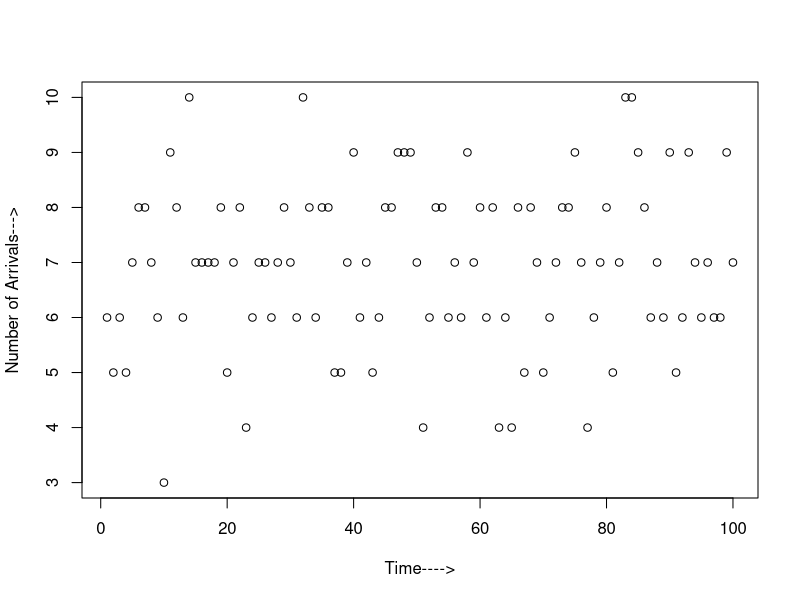
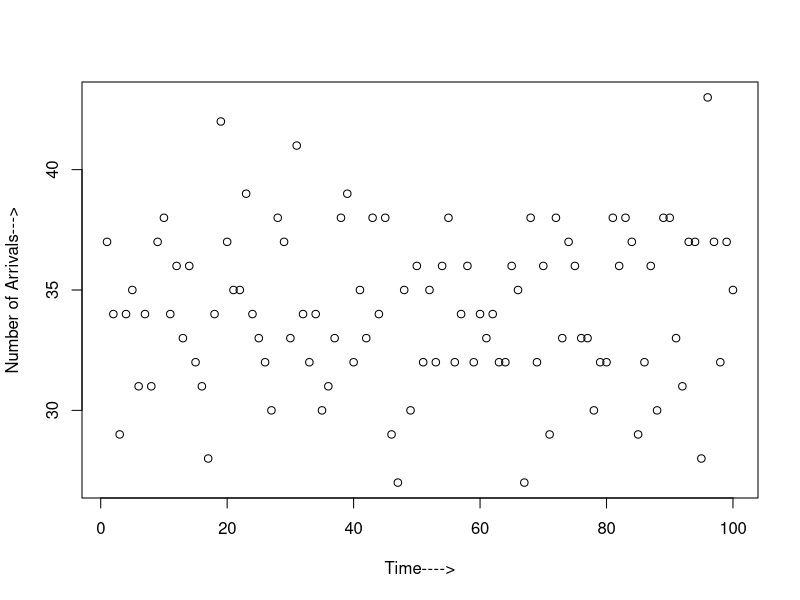
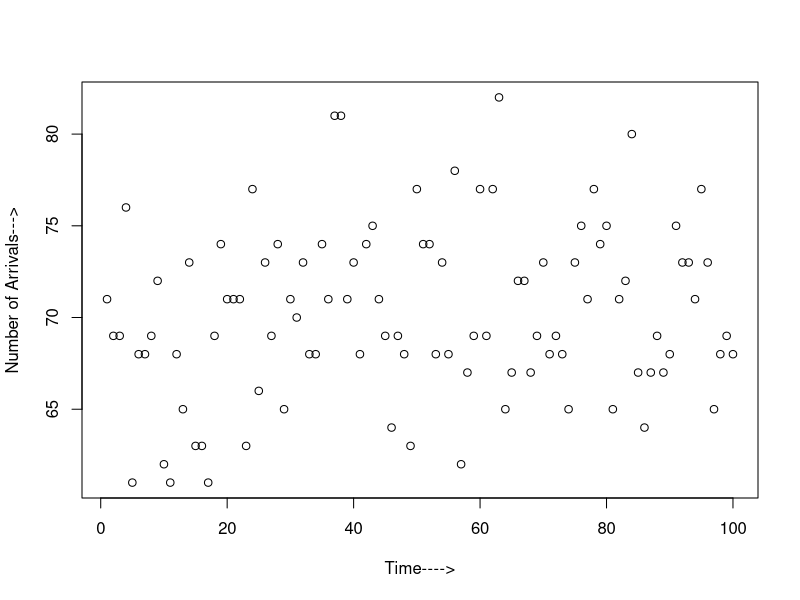
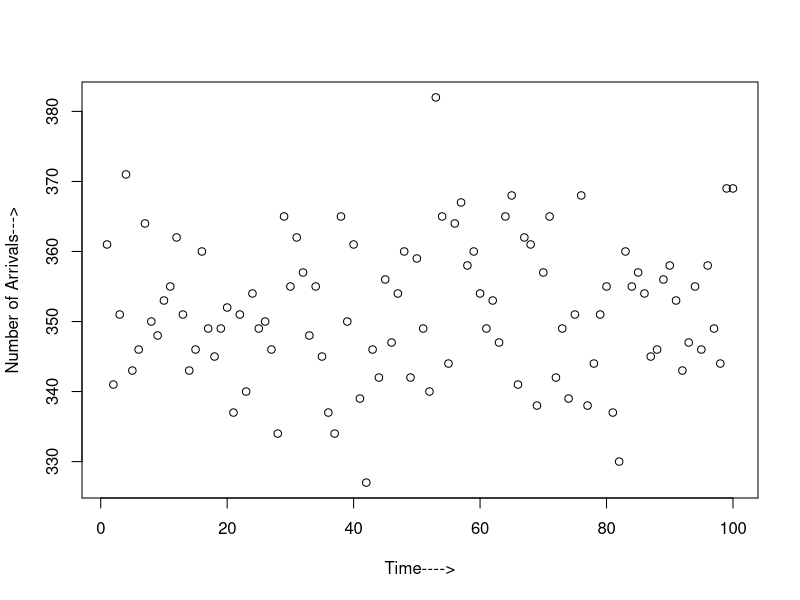
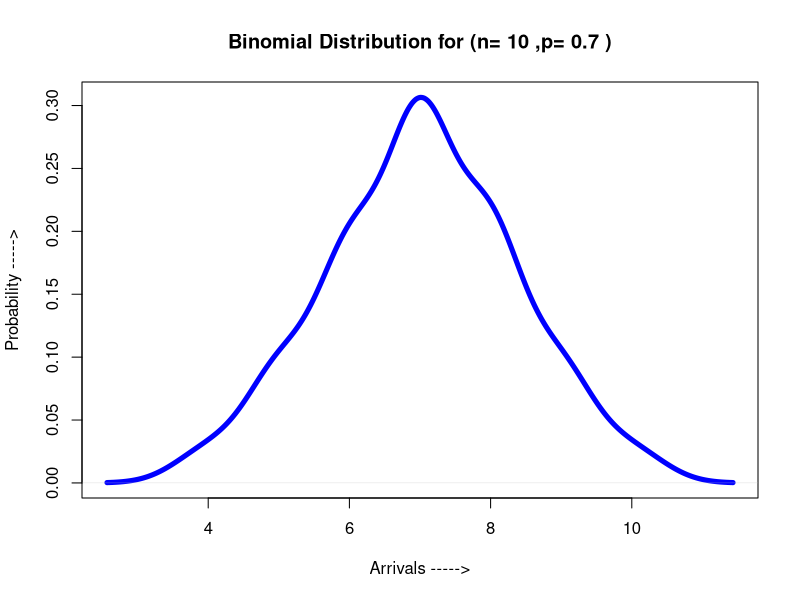
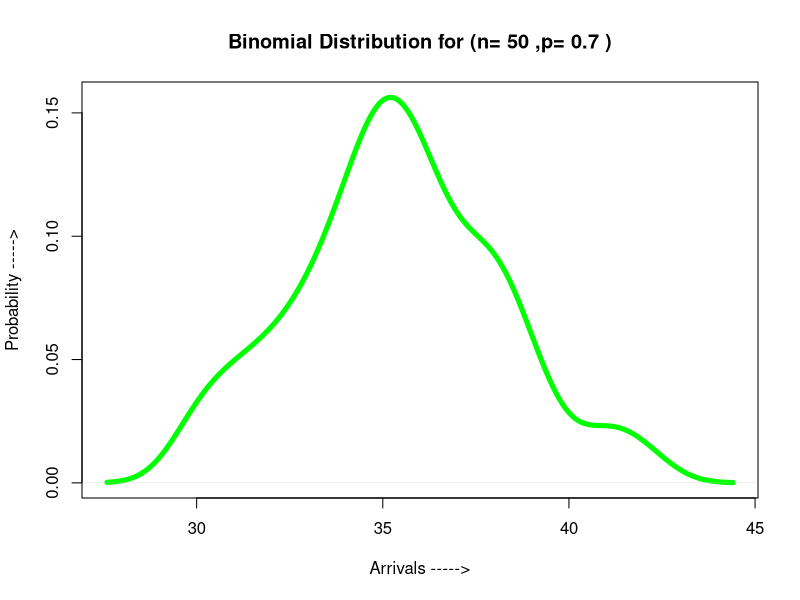
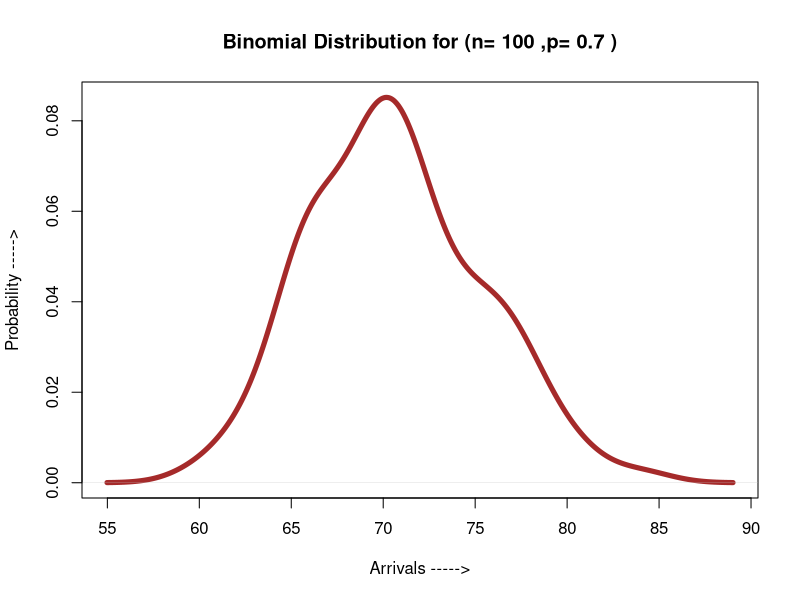
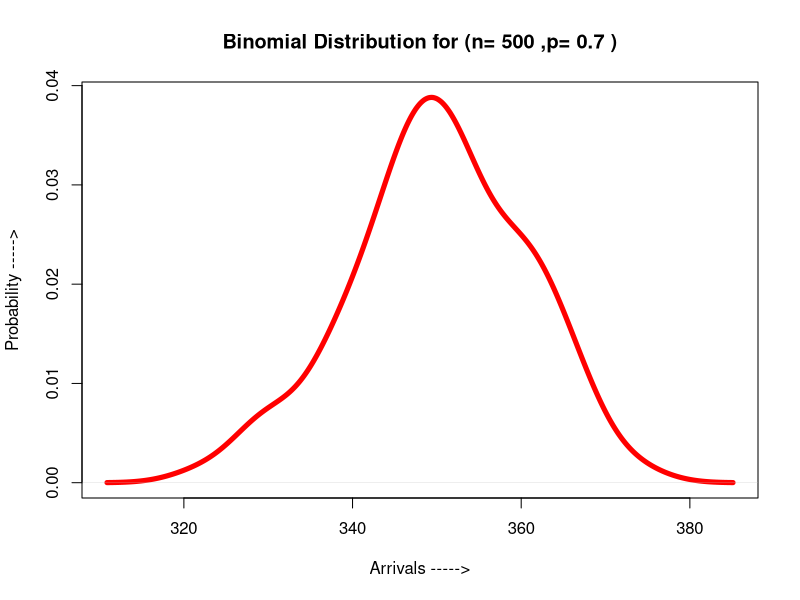

Write the R code that produced these figures, in order.
#1 (a)
set.seed(12345)
rm(list = ls())

t = c(10, 50, 100, 500)
no_of_arrivals = c()
expectationValues = c(0, 0, 0, 0)
count = 0
p = 0.7
mainList <- vector("list",length = 4)
numberOfArrivals <- vector("list",length = 4)

j=1
while(j<=length(t)){
  b = rbinom(100, size = t[j], prob = p)
  mainList[j] <- b
  plot(b,xlab = 'Time---->',ylab = 'Number of Arrivals--->')
  count = 0
  i = 1 
  while(i <= length(b)){
    count = count + b[i]
    i = i + 1
  }
  numberOfArrivals[j] = count
  count = 0 
  j = j +1 
}
i=1
while(i <= length(numberOfArrivals)){
  expectationValues[i] = numberOfArrivals[[i]] / t[i]
  i = i + 1 
}
print(numberOfArrivals)
print(expectationValues)

#1(B) 

t = c(10, 50, 100, 500)
p = 0.7
mainMatrix = matrix(list(), nrow = 1, ncol = 4)

j=1
while(j<=length(t)){
  b = rbinom(100, size = t[j], prob = p)
  mainMatrix[[1, j]]  = b 
  j = j + 1 
}

color = c('blue', 'green', 'brown', 'red')
i = 1 
while( i<=length(t) ){
  plot(
    density(x = mainMatrix[[1, i]]),
    main = paste('Binomial Distribution for (n=', t[i], ",p=", p = 0.7, ')'),
    ylab = 'Probability ----->',
    xlab = 'Arrivals ----->',
    col = color[i],
    lwd=5
  )
  i = i + 1
}

#1(C) 

i = 1 
while( i<=length(mainList)){
  plot(ecdf(mainMatrix[[1, i]]),col = 'blue')
  i = i + 1
}


# 1(D)

p = 0.1
t = 100
b = rbinom(100, size = 100, prob = p)
plot(
  density(x = b),
  main = paste('Binomial Distributifor (n=', t, ",p=", p = 0.7, ')'),
  ylab = 'Probability ---->',
  xlab = 'Arrivals --->',
  lwd=6
)


# 1(E)

p = 0.7
plot(ecdf(rgeom(100, p)),
     main = paste('Binomial Distribution for (n=', t, ",p=", p = 0.7, ')'),
     ylab = 'CDF ----->',
     xlab = 'X -----> ',
     col='green'
)


